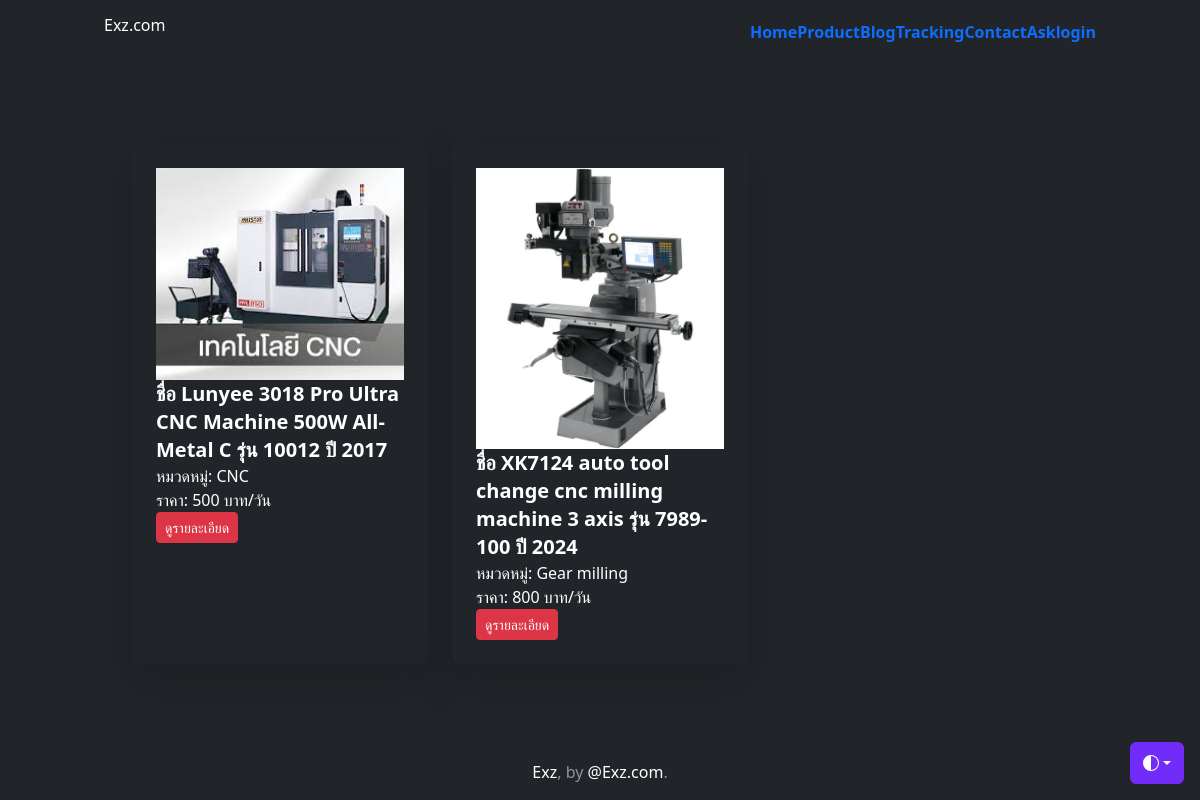
Page /mechines/ on the earlier database version.
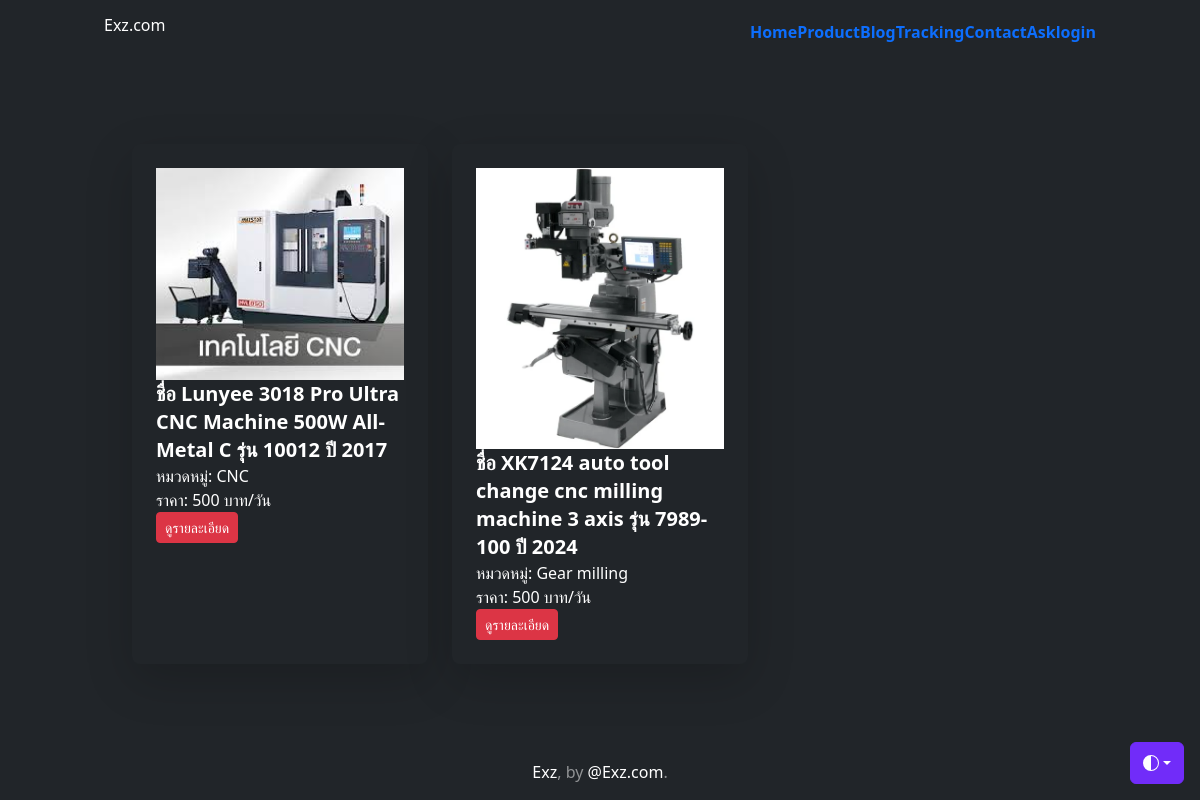
Same page on the later database version.
### myapp/models.py (models this page shows, shortened)
class Machine(models.Model):
    MACHINE_TYPE =[
        ("cnc","CNC"),
        ("lathe","Lathe"),
        ("milling","Milling"),
        ("gear milling","Gear milling"),
    ]
    name = models.CharField(max_length=50)
    model = models.CharField(max_length=50)
    year = models.CharField(max_length=4)
    machine_type = models.CharField(max_length=100, choices=MACHINE_TYPE, default="CNC")
    images = models.ImageField(upload_to="machines", null=True, blank=True)
    price_per_day = models.IntegerField(default=0)
    price_discount = models.IntegerField(default=0, null=True, blank=True)
    earnest_money = models.IntegerField(default=1000, null=True, blank=True)
    available = models.BooleanField(default=True)

### myapp/views.py (the view)
# urls.py: path('mechines/',AllMachine, name='all-machine-page'),
def AllMachine(request):
    machines = Machine.objects.filter(available=True)
    context = {"machines": machines}
    return render(request, "myapp/machines.html", context)

### myapp/templates/myapp/machines.html (shortened to what this page needs)
{% extends 'myapp/base.html' %}
{% block content %}
    <div class="container mx-auto text-left">
        <div class="grid grid-cols-1 md:grid-cols-3 gap-4">
           {% for machine in machines %}
            <div class="bg-dark p-6 rounded-lg shadow-lg">
                {% if machine.images %}
                <img class="bd-placeholder-img card-img-top" width="100%" height="225" style="object-fit: cover;" src="{{ machine.images.url }}"></img>
                {% else %}
                <p>ไม่มีรูป</p>
                {% endif %}
                <h2 class="text-xl font-bold">ชื่อ {{ machine.name }} รุ่น {{ machine.model }} ปี {{ machine.year }}</h2>
                <p>หมวดหมู่: {{ machine.get_machine_type_display }}</p>
                <p>ราคา: {{ machine.price_per_day }} บาท/วัน</p>
                <a href="{% url 'machine-detail-page' machine.id %}" class="btn btn-danger btn-sm">ดูรายละเอียด</a>
            </div>
            {% endfor %}
        </div>
    </div>
{% endblock content %}

Differences in the rows shown:
changed Machine "XK7124 auto tool change cnc milling machine 3 axis": price_per_day "800" → "500"
